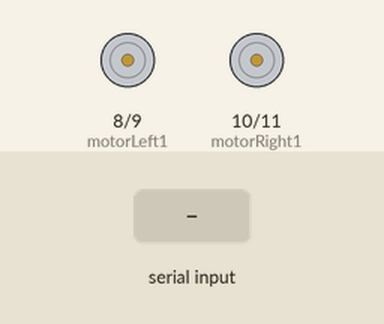
This sketch was run on a simulated Arduino Uno, built with avr-gcc and run on an emulated ATmega328P. Shown: motor-driver pin pairs drawn as motors (green arrow = first pin HIGH = forward, orange = second pin HIGH = backward, longer = more drive). The test bench sets the inputs (shaded band).

Above: at 1.3 s.
1.4 s: "move forward" received over Serial
At 3.6 s:
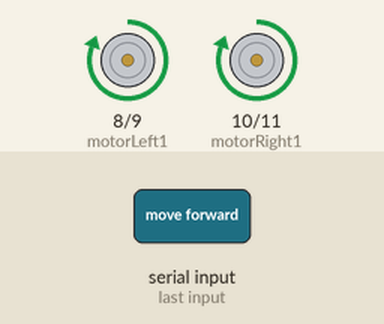
3.9 s: "turn left" received over Serial
At 5.6 s:
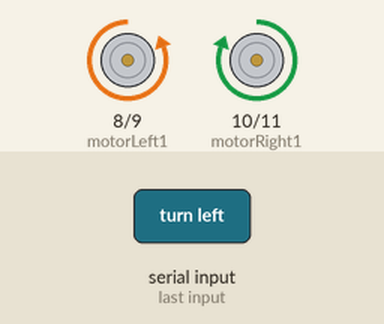
6.4 s: "turn right" received over Serial
At 8.6 s:
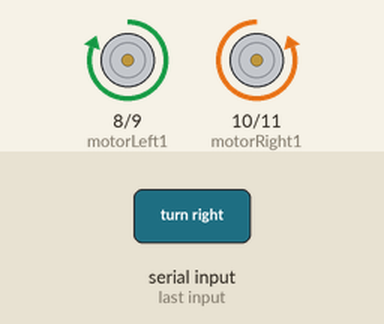
8.9 s: "stop" received over Serial
At 10.4 s:
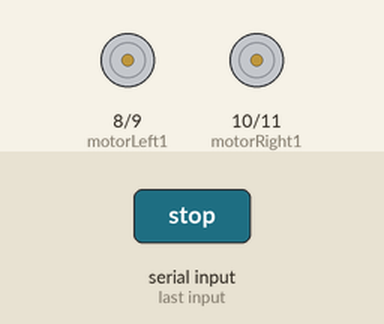
Timing chart, 0 to 11.9 s (numbered marks = the images above; inputs shaded):
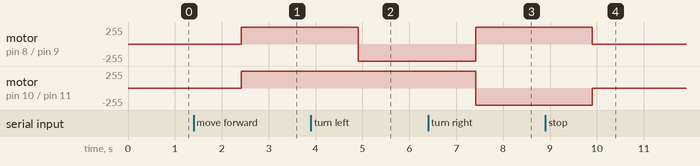

Measured:
- after the input at 1.4 s, motor on pin 8 (motorLeft1) / pin 9 (motorLeft2), motor on pin 10 (motorRight1) / pin 11 (motorRight2): stopped → forward 255/255 after 1.0 s
- after the input at 3.9 s, motor on pin 8 (motorLeft1) / pin 9 (motorLeft2): forward 255/255 → backward 255/255 after 1.0 s
- after the input at 6.4 s, motor on pin 8 (motorLeft1) / pin 9 (motorLeft2): backward 255/255 → forward 255/255 after 1.0 s; motor on pin 10 (motorRight1) / pin 11 (motorRight2): forward 255/255 → backward 255/255 after 1.0 s
- after the input at 8.9 s, motor on pin 8 (motorLeft1) / pin 9 (motorLeft2): forward 255/255 → stopped after 1.0 s; motor on pin 10 (motorRight1) / pin 11 (motorRight2): backward 255/255 → stopped after 1.0 s

The sketch:

voice_control.ino
```cpp
int motorLeft1=8;
int motorLeft2=9;
int motorRight1=10;
int motorRight2=11;

String command="";

void setup()
{
  pinMode(motorLeft1,OUTPUT);
  pinMode(motorLeft2,OUTPUT);
  pinMode(motorRight1,OUTPUT);
  pinMode(motorRight2,OUTPUT);

  Serial.begin(9600);

  digitalWrite(motorLeft1,LOW);
  digitalWrite(motorLeft2,LOW);
  digitalWrite(motorRight1,LOW);
  digitalWrite(motorRight2,LOW);

  delay(100);
}

void loop()
{
  if(Serial.available()>0)
  {
    command=Serial.readString();

    if(command.equals("move forward"))
    {
     digitalWrite(motorLeft1,HIGH);
     digitalWrite(motorLeft2,LOW);
     digitalWrite(motorRight1,HIGH);
     digitalWrite(motorRight2,LOW);

    }
    if(command.equals("stop"))
    {
     digitalWrite(motorLeft1,LOW);
     digitalWrite(motorLeft2,LOW);
     digitalWrite(motorRight1,LOW);
     digitalWrite(motorRight2,LOW);
    }

    if(command.equals("turn left"))
    {
     digitalWrite(motorLeft1,LOW);
     digitalWrite(motorLeft2,HIGH);
     digitalWrite(motorRight1,HIGH);
     digitalWrite(motorRight2,LOW);
    }

    if(command.equals("turn right"))
    {
     digitalWrite(motorLeft1,HIGH);
     digitalWrite(motorLeft2,LOW);
     digitalWrite(motorRight1,LOW);
     digitalWrite(motorRight2,HIGH);
    }
  }
  command="";
}
```
